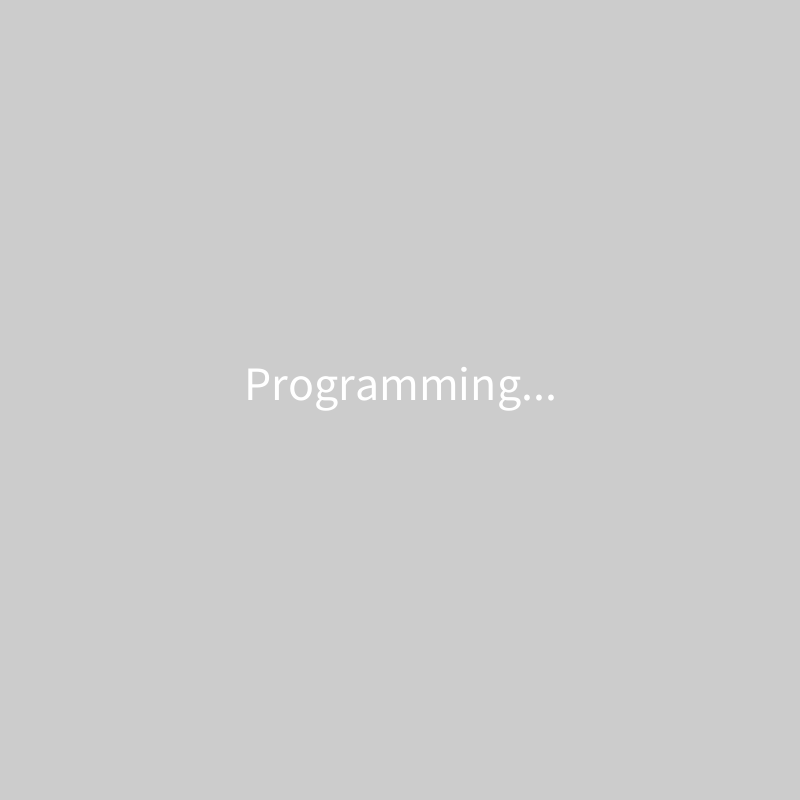
Frame 1 (no input)
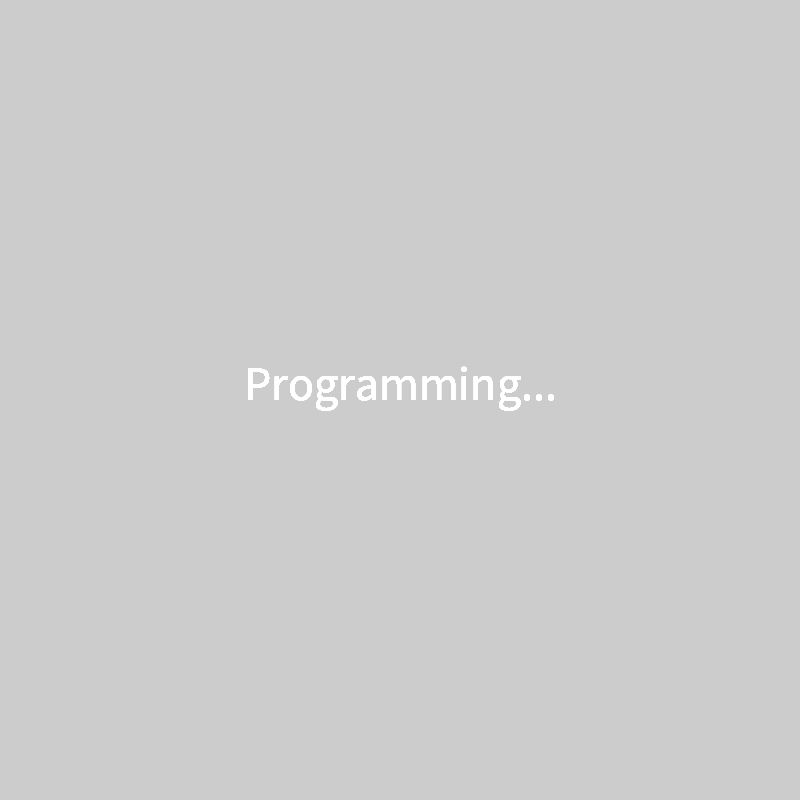
Frame 60 (the mouse pressed at the canvas centre just before this capture)
Frame 120 (the mouse held since frame 60 and released just before this capture): identical to frame 60, image omitted

The Processing sketch that drew these frames (run headless with seeded random() and noise(); from frame 60 on, the mouse is pressed at the canvas centre):

// Processing sketch: sketch_35textAlign
// ── sketch_35textAlign.pde


void setup() {
  size(800, 800);
}

void draw() {
  textSize(48);
  //line(0, 400, 800, 400);
  //line(400, 0, 400, 800);
  textAlign(CENTER);
  text("Programming...", 400, 400); 
}
